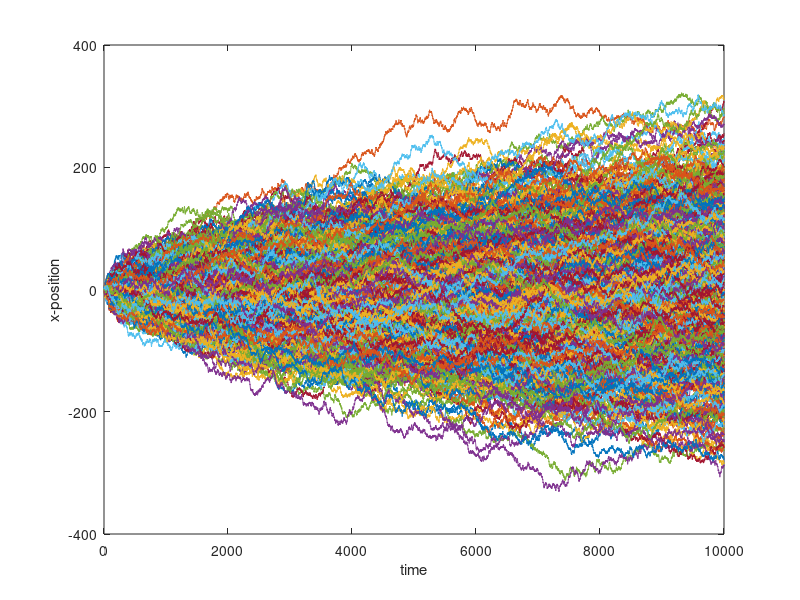

This chart was generated by the following MATLAB code: (Note: this script raises an error after producing the figure.)
%% Random walk 
% 2024.02.25
% Ju Song
% KENTECH

% Contents
% (1) Config 
% (2) 2D Random walk (to visualize)
% (3) 1D Random walk (to analyze)

clear; clc; close all
%% Config
dx = 1;
dt = 1;

N = 10^3; % number of random walkers
t_end = 10000; % time period to simulate
t_vec = 0:dt:t_end;
M = length(t_vec);


%% 1D Random walk

% initialize
x_mat = zeros(N,M);

% random walks
% time step loop
for m = 1:M
    
    % generate random walk for N particles
    dx_now = dx*(2*unidrnd(2,N,1)-3);
    
    % calculate position
    if m ==1
       x_mat(:,m) = zeros(N,1);
    else
        x_mat(:,m) = x_mat(:,m-1) + dx_now;
    end
end


% analyze: average distance
figure(5)
plot(t_vec,x_mat)
xlabel('time')
ylabel('x-position')


figure(6)
% histogram
histogram(x_mat(:,1),'Normalization','pdf'); hold on
histogram(x_mat(:,2000),'Normalization','pdf')
histogram(x_mat(:,5000),'Normalization','pdf')
histogram(x_mat(:,10000),'Normalization','pdf')
ylim([0 0.02])

d_mat = sqrt(x_mat.^2);
d_avg = mean(d_mat,1);
figure(7) 
plot(t_vec,d_avg)
xlabel('time')
ylabel('avg distance')

figure(8) 
plot(t_vec.^0.5,d_avg)
xlabel('time^{0.5}')
ylabel('avg distance')

